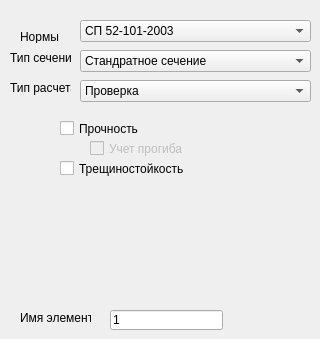
      <widget class="QWidget" name="tabInputData">
       <attribute name="title">
        <string>Общие исходные данные</string>
       </attribute>
       <widget class="QLabel" name="labelCode">
        <property name="geometry">
         <rect>
          <x>20</x>
          <y>30</y>
          <width>46</width>
          <height>13</height>
         </rect>
        </property>
        <property name="text">
         <string>Нормы</string>
        </property>
       </widget>
       <widget class="QComboBox" name="boxCode">
        <property name="geometry">
         <rect>
          <x>80</x>
          <y>20</y>
          <width>231</width>
          <height>22</height>
         </rect>
        </property>
        <item>
         <property name="text">
          <string>СП 52-101-2003</string>
         </property>
        </item>
        <item>
         <property name="text">
          <string>СП 63.13330.2012</string>
         </property>
        </item>
       </widget>
       <widget class="QLabel" name="labelTypeSolve">
        <property name="geometry">
         <rect>
          <x>10</x>
          <y>80</y>
          <width>61</width>
          <height>16</height>
         </rect>
        </property>
        <property name="text">
         <string>Тип расчета</string>
        </property>
       </widget>
       <widget class="QComboBox" name="boxTypeSolve">
        <property name="geometry">
         <rect>
          <x>80</x>
          <y>80</y>
          <width>231</width>
          <height>22</height>
         </rect>
        </property>
        <item>
         <property name="text">
          <string>Проверка</string>
         </property>
        </item>
       </widget>
       <widget class="QLabel" name="labelCode_2">
        <property name="geometry">
         <rect>
          <x>20</x>
          <y>310</y>
          <width>71</width>
          <height>16</height>
         </rect>
        </property>
        <property name="text">
         <string>Имя элемента</string>
        </property>
       </widget>
       <widget class="QLabel" name="labelTypeSection">
        <property name="geometry">
         <rect>
          <x>10</x>
          <y>50</y>
          <width>61</width>
          <height>16</height>
         </rect>
        </property>
        <property name="text">
         <string>Тип сечения</string>
        </property>
       </widget>
       <widget class="QComboBox" name="boxTypeSection">
        <property name="geometry">
         <rect>
          <x>80</x>
          <y>50</y>
          <width>231</width>
          <height>22</height>
         </rect>
        </property>
        <item>
         <property name="text">
          <string>Стандратное сечение</string>
         </property>
        </item>
       </widget>
       <widget class="QLineEdit" name="textName">
        <property name="geometry">
         <rect>
          <x>110</x>
          <y>310</y>
          <width>113</width>
          <height>20</height>
         </rect>
        </property>
        <property name="text">
         <string>1</string>
        </property>
       </widget>
       <widget class="QCheckBox" name="checkBoxD">
        <property name="enabled">
         <bool>false</bool>
        </property>
        <property name="geometry">
         <rect>
          <x>90</x>
          <y>140</y>
          <width>101</width>
          <height>17</height>
         </rect>
        </property>
        <property name="text">
         <string>Учет прогиба</string>
        </property>
       </widget>
       <widget class="QCheckBox" name="checkBoxPS1">
        <property name="geometry">
         <rect>
          <x>60</x>
          <y>120</y>
          <width>81</width>
          <height>17</height>
         </rect>
        </property>
        <property name="text">
         <string>Прочность</string>
        </property>
       </widget>
       <widget class="QCheckBox" name="checkBoxPS2">
        <property name="enabled">
         <bool>true</bool>
        </property>
        <property name="geometry">
         <rect>
          <x>60</x>
          <y>160</y>
          <width>131</width>
          <height>17</height>
         </rect>
        </property>
        <property name="text">
         <string>Трещиностойкость</string>
        </property>
       </widget>
      </widget>
